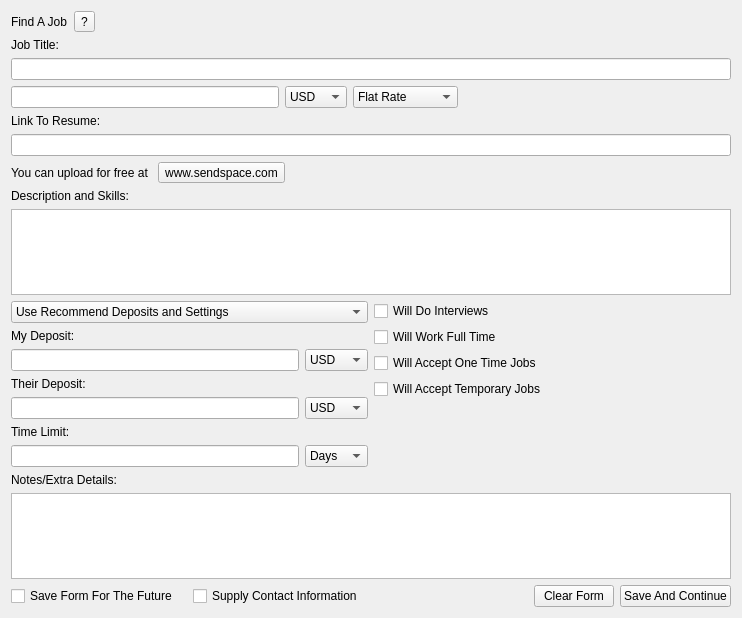
<?xml version="1.0" encoding="UTF-8"?>
<ui version="4.0">
 <class>Form</class>
 <widget class="QWidget" name="Form">
  <property name="geometry">
   <rect>
    <x>0</x>
    <y>0</y>
    <width>742</width>
    <height>618</height>
   </rect>
  </property>
  <property name="windowTitle">
   <string>Form</string>
  </property>
  <layout class="QGridLayout" name="gridLayout_3">
   <item row="1" column="0" colspan="2">
    <layout class="QGridLayout" name="gridLayout_2">
     <item row="2" column="0">
      <widget class="QLineEdit" name="FindAmount">
       <property name="text">
        <string/>
       </property>
      </widget>
     </item>
     <item row="2" column="1">
      <widget class="QComboBox" name="FindUSD">
       <item>
        <property name="text">
         <string>USD</string>
        </property>
       </item>
       <item>
        <property name="text">
         <string>Coins</string>
        </property>
       </item>
      </widget>
     </item>
     <item row="2" column="2">
      <widget class="QComboBox" name="FindRate">
       <item>
        <property name="text">
         <string>Flat Rate</string>
        </property>
       </item>
       <item>
        <property name="text">
         <string>Per Milestone</string>
        </property>
       </item>
       <item>
        <property name="text">
         <string>Per Day</string>
        </property>
       </item>
       <item>
        <property name="text">
         <string>Per Week</string>
        </property>
       </item>
       <item>
        <property name="text">
         <string>Per Month</string>
        </property>
       </item>
      </widget>
     </item>
     <item row="2" column="3">
      <spacer name="horizontalSpacer_4">
       <property name="orientation">
        <enum>Qt::Horizontal</enum>
       </property>
       <property name="sizeHint" stdset="0">
        <size>
         <width>40</width>
         <height>20</height>
        </size>
       </property>
      </spacer>
     </item>
     <item row="1" column="0" colspan="4">
      <widget class="QLineEdit" name="JobTitleBox2">
       <property name="text">
        <string/>
       </property>
      </widget>
     </item>
     <item row="0" column="0" colspan="4">
      <widget class="QLabel" name="JobTitle2">
       <property name="text">
        <string>Job Title:</string>
       </property>
      </widget>
     </item>
    </layout>
   </item>
   <item row="2" column="0" colspan="2">
    <layout class="QVBoxLayout" name="verticalLayout_3">
     <item>
      <widget class="QLabel" name="LinkResumeText">
       <property name="text">
        <string>Link To Resume:</string>
       </property>
      </widget>
     </item>
     <item>
      <widget class="QLineEdit" name="LinkResumeBox">
       <property name="text">
        <string/>
       </property>
      </widget>
     </item>
     <item>
      <layout class="QHBoxLayout" name="horizontalLayout_5">
       <item>
        <widget class="QLabel" name="uploadfree">
         <property name="text">
          <string>You can upload for free at </string>
         </property>
        </widget>
       </item>
       <item>
        <widget class="QToolButton" name="sendspacelink">
         <property name="text">
          <string>www.sendspace.com</string>
         </property>
        </widget>
       </item>
       <item>
        <spacer name="horizontalSpacer_3">
         <property name="orientation">
          <enum>Qt::Horizontal</enum>
         </property>
         <property name="sizeHint" stdset="0">
          <size>
           <width>40</width>
           <height>20</height>
          </size>
         </property>
        </spacer>
       </item>
      </layout>
     </item>
    </layout>
   </item>
   <item row="3" column="0" colspan="2">
    <layout class="QVBoxLayout" name="verticalLayout_5">
     <item>
      <widget class="QLabel" name="Description2">
       <property name="text">
        <string>Description and Skills:</string>
       </property>
      </widget>
     </item>
     <item>
      <widget class="QTextEdit" name="DescriptionBox2_2"/>
     </item>
    </layout>
   </item>
   <item row="4" column="0">
    <layout class="QGridLayout" name="gridLayout">
     <item row="0" column="0" colspan="2">
      <widget class="QComboBox" name="DepositSettings4">
       <item>
        <property name="text">
         <string>Use Recommend Deposits and Settings</string>
        </property>
       </item>
       <item>
        <property name="text">
         <string>Custom Deposits</string>
        </property>
       </item>
      </widget>
     </item>
     <item row="2" column="0">
      <widget class="QLineEdit" name="MyDepositBox4">
       <property name="text">
        <string/>
       </property>
      </widget>
     </item>
     <item row="2" column="1">
      <widget class="QComboBox" name="MyDepositUSD4">
       <item>
        <property name="text">
         <string>USD</string>
        </property>
       </item>
       <item>
        <property name="text">
         <string>Coins</string>
        </property>
       </item>
      </widget>
     </item>
     <item row="4" column="0">
      <widget class="QLineEdit" name="TheirDepositBox4">
       <property name="text">
        <string/>
       </property>
      </widget>
     </item>
     <item row="4" column="1">
      <widget class="QComboBox" name="TheirDepositUSD4">
       <item>
        <property name="text">
         <string>USD</string>
        </property>
       </item>
       <item>
        <property name="text">
         <string>Coins</string>
        </property>
       </item>
      </widget>
     </item>
     <item row="6" column="0">
      <widget class="QLineEdit" name="TimeLimitBox4"/>
     </item>
     <item row="6" column="1">
      <widget class="QComboBox" name="TimeLimitDays4">
       <item>
        <property name="text">
         <string>Days</string>
        </property>
       </item>
       <item>
        <property name="text">
         <string>Hours</string>
        </property>
       </item>
      </widget>
     </item>
     <item row="7" column="0">
      <spacer name="verticalSpacer">
       <property name="orientation">
        <enum>Qt::Vertical</enum>
       </property>
       <property name="sizeHint" stdset="0">
        <size>
         <width>20</width>
         <height>2</height>
        </size>
       </property>
      </spacer>
     </item>
     <item row="1" column="0" colspan="2">
      <widget class="QLabel" name="MyDepositText4">
       <property name="text">
        <string>My Deposit:</string>
       </property>
      </widget>
     </item>
     <item row="3" column="0" colspan="2">
      <widget class="QLabel" name="TheirDepositText4">
       <property name="text">
        <string>Their Deposit:</string>
       </property>
      </widget>
     </item>
     <item row="5" column="0" colspan="2">
      <widget class="QLabel" name="TimeLimitText4">
       <property name="text">
        <string>Time Limit:</string>
       </property>
      </widget>
     </item>
    </layout>
   </item>
   <item row="4" column="1">
    <layout class="QVBoxLayout" name="verticalLayout_2">
     <item>
      <widget class="QCheckBox" name="AcceptInterviewCheck">
       <property name="text">
        <string>Will Do Interviews</string>
       </property>
      </widget>
     </item>
     <item>
      <widget class="QCheckBox" name="AcceptFullCheck">
       <property name="text">
        <string>Will Work Full Time </string>
       </property>
      </widget>
     </item>
     <item>
      <widget class="QCheckBox" name="AcceptOneCheck">
       <property name="text">
        <string>Will Accept One Time Jobs</string>
       </property>
      </widget>
     </item>
     <item>
      <widget class="QCheckBox" name="AcceptTempCheck">
       <property name="text">
        <string>Will Accept Temporary Jobs</string>
       </property>
      </widget>
     </item>
     <item>
      <spacer name="verticalSpacer_2">
       <property name="orientation">
        <enum>Qt::Vertical</enum>
       </property>
       <property name="sizeHint" stdset="0">
        <size>
         <width>20</width>
         <height>2</height>
        </size>
       </property>
      </spacer>
     </item>
    </layout>
   </item>
   <item row="5" column="0" colspan="2">
    <layout class="QVBoxLayout" name="verticalLayout">
     <item>
      <widget class="QLabel" name="Notes4">
       <property name="text">
        <string>Notes/Extra Details:</string>
       </property>
      </widget>
     </item>
     <item>
      <widget class="QTextEdit" name="NotesBox4"/>
     </item>
    </layout>
   </item>
   <item row="6" column="0">
    <layout class="QHBoxLayout" name="horizontalLayout_3">
     <item>
      <widget class="QCheckBox" name="SaveFuture4">
       <property name="text">
        <string>Save Form For The Future</string>
       </property>
      </widget>
     </item>
     <item>
      <widget class="QCheckBox" name="SupplyAdditional4">
       <property name="text">
        <string>Supply Contact Information</string>
       </property>
      </widget>
     </item>
    </layout>
   </item>
   <item row="6" column="1">
    <layout class="QHBoxLayout" name="horizontalLayout_2">
     <item>
      <spacer name="horizontalSpacer_2">
       <property name="orientation">
        <enum>Qt::Horizontal</enum>
       </property>
       <property name="sizeHint" stdset="0">
        <size>
         <width>40</width>
         <height>20</height>
        </size>
       </property>
      </spacer>
     </item>
     <item>
      <widget class="QPushButton" name="ClearForm4">
       <property name="text">
        <string>Clear Form</string>
       </property>
      </widget>
     </item>
     <item>
      <widget class="QPushButton" name="SaveContinue4">
       <property name="text">
        <string>Save And Continue</string>
       </property>
      </widget>
     </item>
    </layout>
   </item>
   <item row="0" column="0" colspan="2">
    <layout class="QHBoxLayout" name="horizontalLayout">
     <item>
      <widget class="QLabel" name="FindJobText">
       <property name="text">
        <string>Find A Job</string>
       </property>
      </widget>
     </item>
     <item>
      <widget class="QToolButton" name="ExplainFind">
       <property name="toolTip">
        <string>Help</string>
       </property>
       <property name="text">
        <string>?</string>
       </property>
       <property name="iconSize">
        <size>
         <width>20</width>
         <height>20</height>
        </size>
       </property>
      </widget>
     </item>
     <item>
      <spacer name="horizontalSpacer">
       <property name="orientation">
        <enum>Qt::Horizontal</enum>
       </property>
       <property name="sizeHint" stdset="0">
        <size>
         <width>40</width>
         <height>20</height>
        </size>
       </property>
      </spacer>
     </item>
    </layout>
   </item>
  </layout>
 </widget>
 <resources>
  <include location="../../../NEW UI/Halo.qrc"/>
 </resources>
 <connections/>
</ui>
